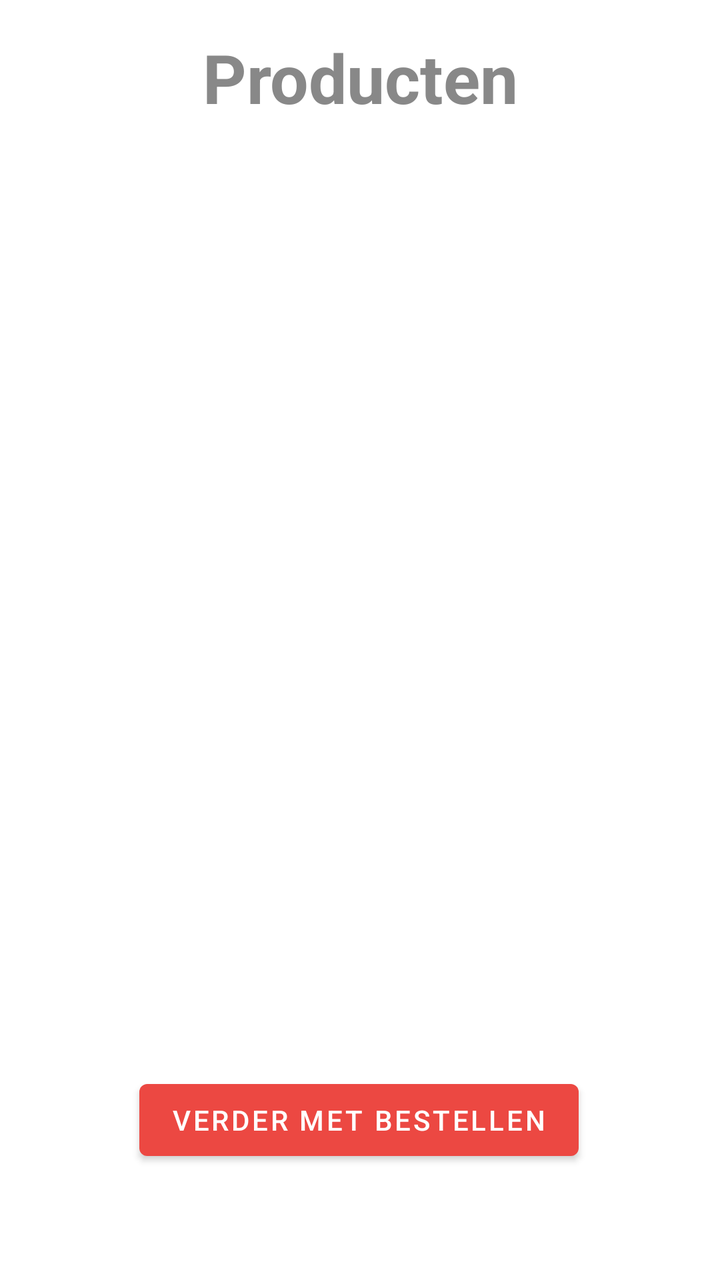
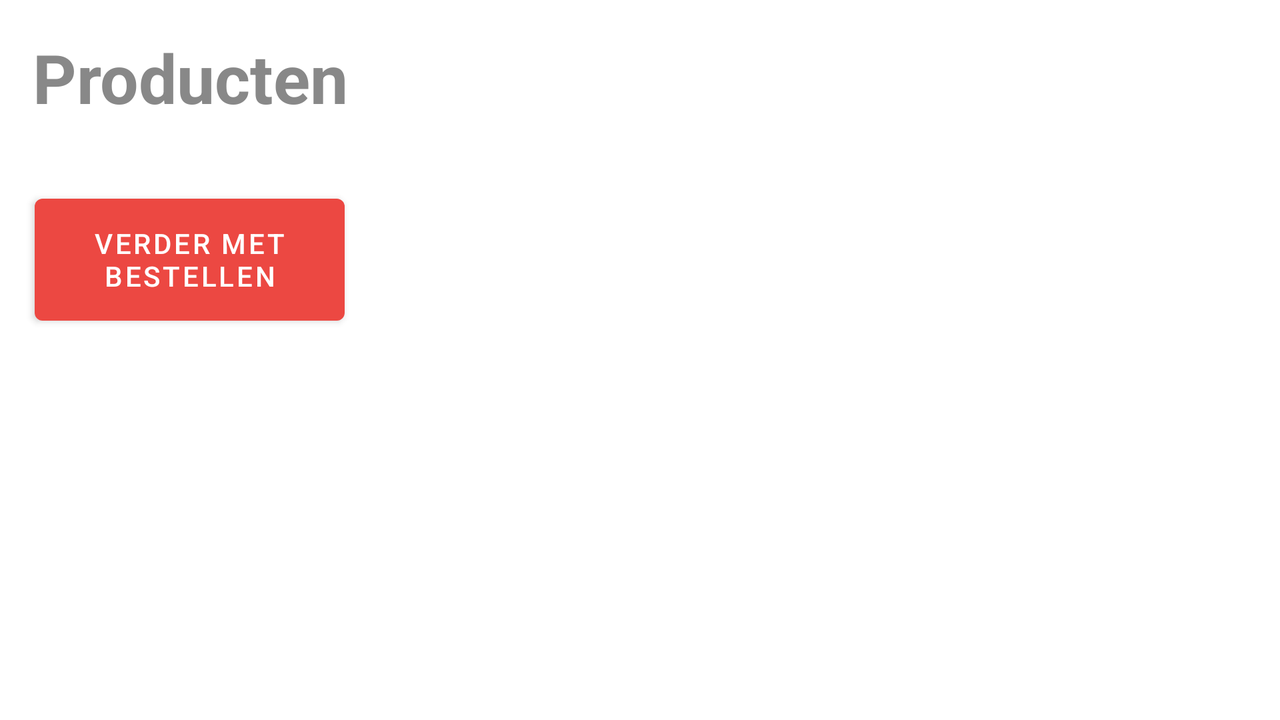

One screen, two layout resources from the same app: the default and the repository's alternative for another configuration. Each is rendered where Android would select it; the XML of both is given below.
<!-- AndroidManifest.xml: application theme Theme.DelawareTrackAndTraceApp -->
<!-- res/layout/fragment_simple_shop.xml -->
<?xml version="1.0" encoding="utf-8"?>
<layout xmlns:android="http://schemas.android.com/apk/res/android"
    xmlns:app="http://schemas.android.com/apk/res-auto"
    xmlns:tools="http://schemas.android.com/tools">

    <data>
        <variable
            name="shop"
            type="com.example.delawaretrackandtraceapp.screens.simpleshop.SimpleShopViewModel" />
    </data>

    <androidx.constraintlayout.widget.ConstraintLayout
        android:layout_width="match_parent"
        android:layout_height="match_parent">

        <TextView
            android:id="@+id/textView"
            style="@style/titel_style"
            android:layout_width="wrap_content"
            android:layout_height="wrap_content"
            android:layout_marginTop="16dp"
            android:layout_weight="1"
            android:text="@string/producten"
            android:textSize="34sp"
            app:layout_constraintEnd_toEndOf="parent"
            app:layout_constraintStart_toStartOf="parent"
            app:layout_constraintTop_toTopOf="parent"
            tools:ignore="MissingConstraints" />

        <Button
            android:id="@+id/bekijkWinkelwagen"
            android:layout_width="wrap_content"
            android:layout_height="48dp"
            android:layout_marginBottom="56dp"
            android:text="@string/bekijkwinkelwagen"
            app:layout_constraintBottom_toBottomOf="parent"
            app:layout_constraintEnd_toEndOf="parent"
            app:layout_constraintHorizontal_bias="0.497"
            app:layout_constraintStart_toStartOf="parent" />

        <androidx.recyclerview.widget.RecyclerView
            android:id="@+id/product_list"
            android:layout_width="0dp"
            android:layout_height="0dp"
            android:layout_marginTop="10dp"
            android:layout_marginBottom="10dp"
            app:layoutManager="androidx.recyclerview.widget.LinearLayoutManager"
            app:layout_constraintBottom_toTopOf="@+id/bekijkWinkelwagen"
            app:layout_constraintEnd_toEndOf="parent"
            app:layout_constraintStart_toStartOf="parent"
            app:layout_constraintTop_toBottomOf="@+id/textView" />

    </androidx.constraintlayout.widget.ConstraintLayout>
</layout>
<!-- resources referenced by this layout -->
<resources>
  <string name="bekijkwinkelwagen">Verder met bestellen</string>
  <string name="producten">Producten</string>
  <style name="titel_style">
          <item name="android:textSize">28sp</item>
          <item name="android:textStyle">bold</item>
          <item name="android:textColor">#888888</item>
          <item name="android:textAlignment">center</item>
      </style>
  <style name="Theme.DelawareTrackAndTraceApp" parent="Theme.MaterialComponents.DayNight.DarkActionBar">
          
          <item name="colorPrimary">@color/delawareOrange</item>
          <item name="colorPrimaryVariant">@color/delawareOrange</item>
          <item name="colorOnPrimary">@color/white</item>
          
          <item name="colorSecondary">@color/teal_200</item>
          <item name="colorSecondaryVariant">@color/teal_700</item>
          <item name="colorOnSecondary">@color/black</item>
          
          <item name="android:statusBarColor">?attr/colorPrimaryVariant</item>
          
      </style>
  <color name="delawareOrange">#EC4842</color>
  <color name="white">#FFFFFFFF</color>
  <color name="teal_200">#FF03DAC5</color>
  <color name="teal_700">#FF018786</color>
  <color name="black">#FF000000</color>
</resources>
<!-- res/layout-land/fragment_simple_shop.xml (the repository's variant of the layout above) -->
<!-- drawn on the phone turned sideways -->
<?xml version="1.0" encoding="utf-8"?>
<layout xmlns:android="http://schemas.android.com/apk/res/android"
    xmlns:app="http://schemas.android.com/apk/res-auto"
    xmlns:tools="http://schemas.android.com/tools">

    <data>
        <variable
            name="shop"
            type="com.example.delawaretrackandtraceapp.screens.simpleshop.SimpleShopViewModel" />
    </data>

    <androidx.constraintlayout.widget.ConstraintLayout
        android:layout_width="match_parent"
        android:layout_height="match_parent">

        <TextView
            android:id="@+id/textView"
            style="@style/titel_style"
            android:layout_width="wrap_content"
            android:layout_height="wrap_content"
            android:layout_marginStart="16dp"
            android:layout_marginTop="16dp"
            android:layout_weight="1"
            android:text="@string/producten"
            android:textSize="34sp"
            app:layout_constraintStart_toStartOf="parent"
            app:layout_constraintTop_toTopOf="parent"
            tools:ignore="MissingConstraints" />

        <Button
            android:id="@+id/bekijkWinkelwagen"
            android:layout_width="155dp"
            android:layout_height="73dp"
            android:layout_marginStart="16dp"
            android:layout_marginTop="32dp"
            android:layout_marginEnd="16dp"
            android:text="@string/bekijkwinkelwagen"
            app:layout_constraintEnd_toStartOf="@+id/product_list"
            app:layout_constraintHorizontal_bias="0.497"
            app:layout_constraintStart_toStartOf="parent"
            app:layout_constraintTop_toBottomOf="@+id/textView" />

        <androidx.recyclerview.widget.RecyclerView
            android:id="@+id/product_list"
            android:layout_width="0dp"
            android:layout_height="0dp"
            android:layout_marginStart="16dp"
            android:layout_marginTop="10dp"
            android:layout_marginBottom="10dp"
            app:layoutManager="androidx.recyclerview.widget.LinearLayoutManager"
            app:layout_constraintBottom_toBottomOf="parent"
            app:layout_constraintEnd_toEndOf="parent"
            app:layout_constraintStart_toEndOf="@+id/textView"
            app:layout_constraintTop_toTopOf="parent" />

    </androidx.constraintlayout.widget.ConstraintLayout>
</layout>
